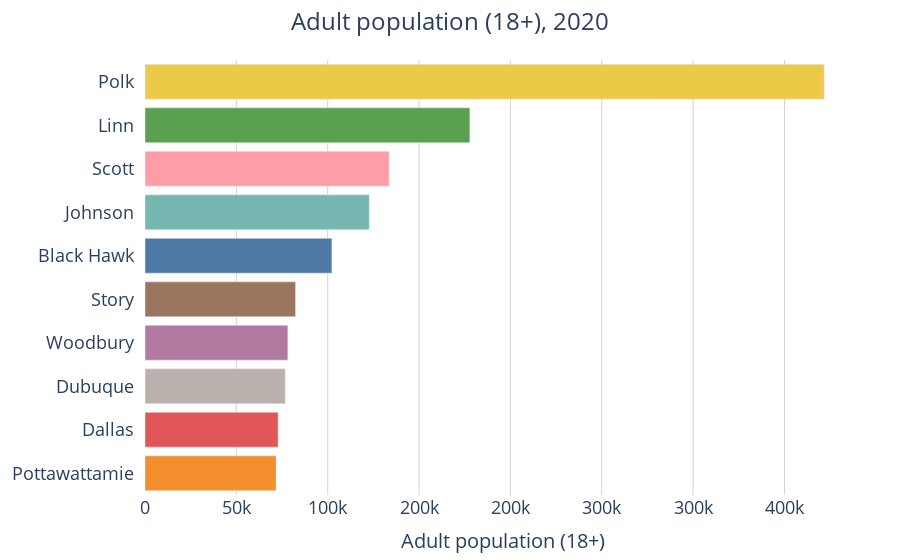

The code cell stored with this chart in its notebook:
### Markdown cell above
### Polk County purchases much more than other counties. It purchase more than twice the liters of Linn, the next highest consuming county, more than three time the amount of liters as Linn, Scott, Johnson and Black Hawk, and more than six times that purchased by the lower half of counties.

### Code cell
fig = px.bar(
    liters_sold_and_adult_pop_df,
    x='population_over_18',
    y='county',
    orientation='h',  # Horizontal bar chart
    color='county',  # Assign colors based on 'county' field
    color_discrete_map=county_colors,  # Apply custom colors
    labels={'population_over_18': 'Adult population (18+) ', 'county': 'County '},  # Custom labels
    height=600  # Adjust height to accommodate all counties
)

# Update layout
fig.update_layout(
    xaxis=dict(
        title="Adult population (18+)",
        tickfont=dict(size=18),
        title_font = dict(size = 20),
        showgrid = True,
        gridcolor = 'LightGrey',
        tickformat= ".0s" # No decimal places, use SI notation

    ), 
    yaxis=dict(
        title=None,
        tickfont=dict(size=18),
        ticksuffix = '  '#
    ),
    
    title=dict(
        text = "Adult population (18+), 2020",
        x = .5,
        xanchor = 'center'
     ),

    showlegend=False,  # Hide legend since colors are used for encoding 'county'
    plot_bgcolor='rgba(0,0,0,0)',  # Transparent background for the plot area
    margin=dict(l=40, r=40, t=60, b=40),  # Left, Right, Top, Bottom margins
    title_font_size = 24
)

fig.show()

### Figure 1 — Plotly figure (JSON) as saved in the notebook; plotly's stock layout.template omitted (floating-point values rounded to 4 significant figures)
{"data": [{"alignmentgroup": "True", "hovertemplate": "County =%{y}<br>Adult population (18+) =%{x}<extra></extra>", "legendgroup": "Polk", "marker": {"color": "#edc948", "pattern": {"shape": ""}}, "name": "Polk", "offsetgroup": "Polk", "orientation": "h", "showlegend": true, "textposition": "auto", "type": "bar", "x": [371762], "xaxis": "x", "y": ["Polk"], "yaxis": "y"}, {"alignmentgroup": "True", "hovertemplate": "County =%{y}<br>Adult population (18+) =%{x}<extra></extra>", "legendgroup": "Linn", "marker": {"color": "#59a14f", "pattern": {"shape": ""}}, "name": "Linn", "offsetgroup": "Linn", "orientation": "h", "showlegend": true, "textposition": "auto", "type": "bar", "x": [177790], "xaxis": "x", "y": ["Linn"], "yaxis": "y"}, {"alignmentgroup": "True", "hovertemplate": "County =%{y}<br>Adult population (18+) =%{x}<extra></extra>", "legendgroup": "Scott", "marker": {"color": "#ff9da7", "pattern": {"shape": ""}}, "name": "Scott", "offsetgroup": "Scott", "orientation": "h", "showlegend": true, "textposition": "auto", "type": "bar", "x": [133621], "xaxis": "x", "y": ["Scott"], "yaxis": "y"}, {"alignmentgroup": "True", "hovertemplate": "County =%{y}<br>Adult population (18+) =%{x}<extra></extra>", "legendgroup": "Johnson", "marker": {"color": "#76b7b2", "pattern": {"shape": ""}}, "name": "Johnson", "offsetgroup": "Johnson", "orientation": "h", "showlegend": true, "textposition": "auto", "type": "bar", "x": [122741], "xaxis": "x", "y": ["Johnson"], "yaxis": "y"}, {"alignmentgroup": "True", "hovertemplate": "County =%{y}<br>Adult population (18+) =%{x}<extra></extra>", "legendgroup": "Black Hawk", "marker": {"color": "#4e79a7", "pattern": {"shape": ""}}, "name": "Black Hawk", "offsetgroup": "Black Hawk", "orientation": "h", "showlegend": true, "textposition": "auto", "type": "bar", "x": [102292], "xaxis": "x", "y": ["Black Hawk"], "yaxis": "y"}, {"alignmentgroup": "True", "hovertemplate": "County =%{y}<br>Adult population (18+) =%{x}<extra></extra>", "legendgroup": "Story", "marker": {"color": "#9c755f", "pattern": {"shape": ""}}, "name": "Story", "offsetgroup": "Story", "orientation": "h", "showlegend": true, "textposition": "auto", "type": "bar", "x": [82376], "xaxis": "x", "y": ["Story"], "yaxis": "y"}, {"alignmentgroup": "True", "hovertemplate": "County =%{y}<br>Adult population (18+) =%{x}<extra></extra>", "legendgroup": "Woodbury", "marker": {"color": "#b07aa1", "pattern": {"shape": ""}}, "name": "Woodbury", "offsetgroup": "Woodbury", "orientation": "h", "showlegend": true, "textposition": "auto", "type": "bar", "x": [78184], "xaxis": "x", "y": ["Woodbury"], "yaxis": "y"}, {"alignmentgroup": "True", "hovertemplate": "County =%{y}<br>Adult population (18+) =%{x}<extra></extra>", "legendgroup": "Dubuque", "marker": {"color": "#bab0ac", "pattern": {"shape": ""}}, "name": "Dubuque", "offsetgroup": "Dubuque", "orientation": "h", "showlegend": true, "textposition": "auto", "type": "bar", "x": [76732], "xaxis": "x", "y": ["Dubuque"], "yaxis": "y"}, {"alignmentgroup": "True", "hovertemplate": "County =%{y}<br>Adult population (18+) =%{x}<extra></extra>", "legendgroup": "Dallas", "marker": {"color": "#e15759", "pattern": {"shape": ""}}, "name": "Dallas", "offsetgroup": "Dallas", "orientation": "h", "showlegend": true, "textposition": "auto", "type": "bar", "x": [72864], "xaxis": "x", "y": ["Dallas"], "yaxis": "y"}, {"alignmentgroup": "True", "hovertemplate": "County =%{y}<br>Adult population (18+) =%{x}<extra></extra>", "legendgroup": "Pottawattamie", "marker": {"color": "#f28e2b", "pattern": {"shape": ""}}, "name": "Pottawattamie", "offsetgroup": "Pottawattamie", "orientation": "h", "showlegend": true, "textposition": "auto", "type": "bar", "x": [71748], "xaxis": "x", "y": ["Pottawattamie"], "yaxis": "y"}], "layout": {"autosize": true, "barmode": "relative", "legend": {"title": {"text": "County "}, "tracegroupgap": 0}, "margin": {"b": 40, "l": 40, "r": 40, "t": 60}, "plot_bgcolor": "rgba(0, 0, 0, 0)", "showlegend": false, "title": {"font": {"size": 24}, "text": "Adult population (18+), 2020", "x": 0.5, "xanchor": "center"}, "xaxis": {"anchor": "y", "autorange": true, "domain": [0, 1], "gridcolor": "LightGrey", "range": [0, 391300.0], "showgrid": true, "tickfont": {"size": 18}, "tickformat": ".0s", "title": {"font": {"size": 20}, "text": "Adult population (18+)"}, "type": "linear"}, "yaxis": {"anchor": "x", "autorange": true, "categoryarray": ["Pottawattamie", "Dallas", "Dubuque", "Woodbury", "Story", "Black Hawk", "Johnson", "Scott", "Linn", "Polk"], "categoryorder": "array", "domain": [0, 1], "range": [-0.5, 9.5], "tickfont": {"size": 18}, "ticksuffix": "  ", "title": {}, "type": "category"}}}
